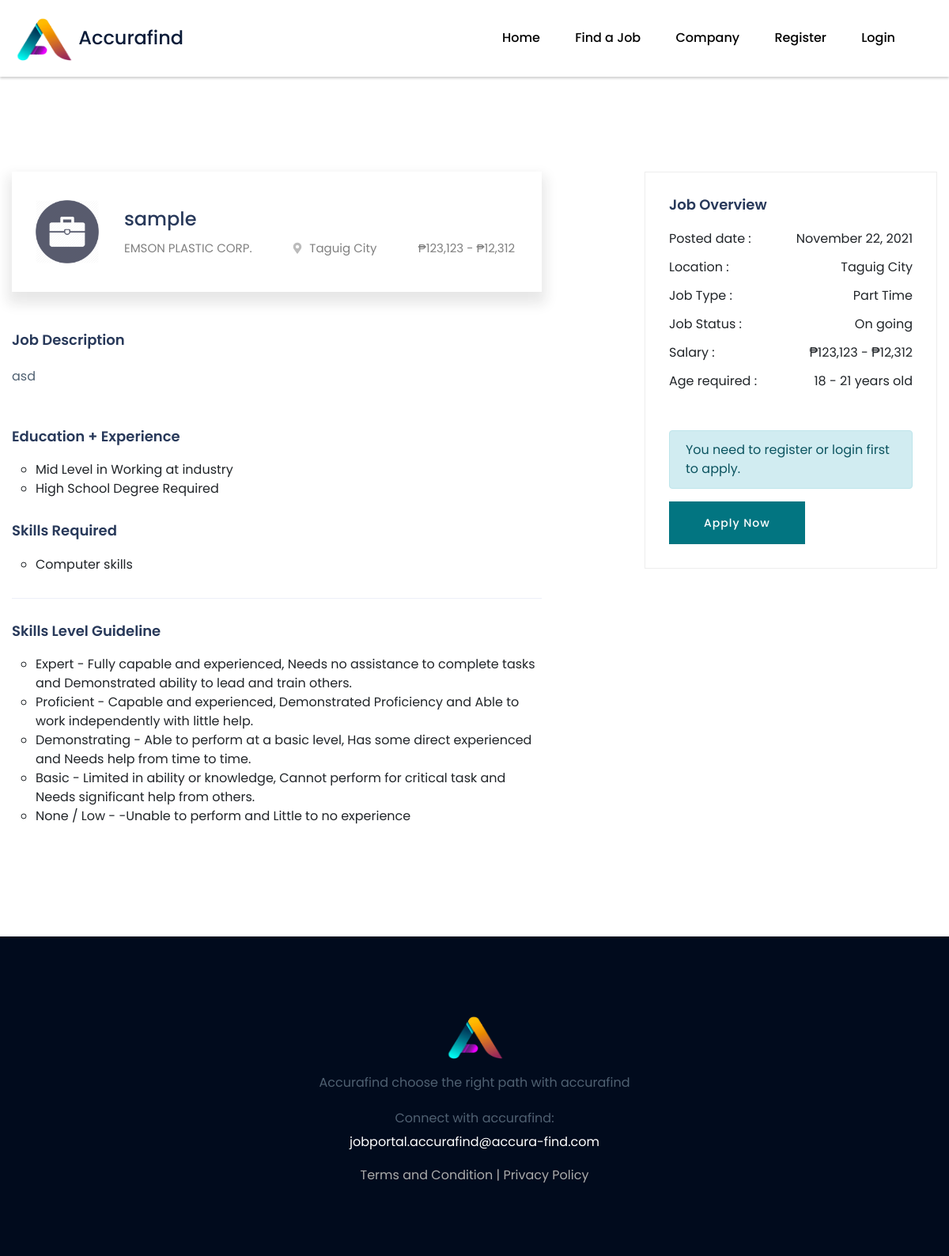
The page /job_details.php?details=8 on the database its author committed.
### tables this page shows
CREATE TABLE `tbljob` (
  `JOBID` int(11) NOT NULL,
  `COMPANYID` int(11) NOT NULL,
  `OCCUPATION_TITLE` varchar(250) NOT NULL,
  `JOB_FIELD` varchar(300) NOT NULL,
  `LOCATION` varchar(250) NOT NULL,
  `STATUS` varchar(90) NOT NULL,
  `SALARY_FROM` double NOT NULL,
  `SALARY_TO` double NOT NULL,
  `WORK_EXPERIENCE` varchar(250) NOT NULL,
  `AGE_FROM` int(11) NOT NULL,
  `AGE_TO` int(11) NOT NULL,
  `SKILLS_LIST` varchar(512) NOT NULL,
  `DESCRIPTION` varchar(1048) NOT NULL,
  `PREFERED_SEX` varchar(30) NOT NULL,
  `EDUCATIONAL` varchar(90) NOT NULL,
  `REMARKS` varchar(90) NOT NULL,
  `DATEPOSTED` date NOT NULL
);

CREATE TABLE `tblcompany` (
  `COMPANYID` int(50) NOT NULL,
  `COMPANY_NAME` varchar(100) NOT NULL,
  `EMAIL` varchar(100) NOT NULL,
  `COMPANY_IMAGE` varchar(2048) NOT NULL,
  `LINK_NAME` varchar(250) NOT NULL,
  `LINK` varchar(1000) NOT NULL,
  `CATEGORYID` int(50) NOT NULL
);

CREATE TABLE `tblskills` (
  `ID` int(11) NOT NULL,
  `SKILLS` varchar(350) NOT NULL,
  `SKILLS_ID` int(11) NOT NULL
);

### job_details.php (the view, shortened to what this page needs)
<?php
include('connection/config.php');
$id = $_GET['details'];
$query = mysqli_query($conn, "SELECT tbljob.*, tblcompany.*, CONCAT('₱', FORMAT(salary_from, 'c'),' - ₱', FORMAT(salary_to, 'c')) AS salaries, CONCAT(age_from,' - ', age_to, ' years old') AS age_range, DATE_FORMAT(DATEPOSTED, '%M %e, %Y') AS date FROM tbljob, tblcompany WHERE JOBID = '$id'");
while ($row = mysqli_fetch_array($query)) {
    $companyname = $row['COMPANY_NAME'];
    $occupation_title = $row['OCCUPATION_TITLE'];
    $location = $row['LOCATION'];
    $job_status = $row['STATUS'];
    $salaries = $row['salaries'];
    $work_experience = $row['WORK_EXPERIENCE'];
    $age_range = $row['age_range'];
    $description = $row['DESCRIPTION'];
    $highest_educational_attainment = $row['EDUCATIONAL'];
    $remarks = $row['REMARKS'];
    $date = $row['date'];
}
?>
<?php include_once "partial/header.php"; ?>
<main>
    <div class="job-post-company pt-120 pb-120">
        <div class="container">
            <div class="row justify-content-between">
                <div class="col-xl-7 col-lg-8">
                    <div class="single-job-items mb-50">
                        <div class="job-items">
                            <div class="company-img company-img-details">
                                <img src="images/icon-job.jpg" width="80px" height="80px" alt="">
                            </div>
                            <div class="job-tittle" style="margin-top: 10px;">
                                <a href="#">
                                    <h4><?php echo $occupation_title; ?></h4>
                                </a>
                                <ul>
                                    <li><?php echo $companyname; ?></li>
                                    <li><i class="fas fa-map-marker-alt"></i><?php echo $location; ?></li>
                                    <li><?php echo $salaries; ?></li>
                                </ul>
                            </div>
                        </div>
                    </div>
                    <div class="job-post-details">
                        <div class="post-details1 mb-50">
                            <div class="small-section-tittle">
                                <h4>Job Description</h4>
                            </div>
                            <p><?php echo $description; ?></p>
                        </div>
                        <div class="post-details2  mb-30">
                            <div class="small-section-tittle">
                                <h4>Education + Experience</h4>
                            </div>
                            <ul>
                                <li><?php echo $work_experience; ?> in Working at industry</li>
                                <li><?php echo $highest_educational_attainment; ?> Required</li>
                            </ul>
                        </div>
                        <div class="post-details2  mb-20">
                            <div class="small-section-tittle">
                                <h4>Skills Required</h4>
                            </div>
                            <?php
                            $get_skill = mysqli_query($conn, "SELECT * FROM tblskills WHERE SKILLS_ID = '$id'");
                            while ($row1 = mysqli_fetch_array($get_skill)) {
                            ?>
                                <ul>
                                    <li><?php echo $row1['SKILLS']; ?></li>
                                </ul>
                            <?php } ?>
                        </div>
                        <hr>
                        <div class="post-details2  mb-20">
                            <div class="small-section-tittle">
                                <h4>Skills Level Guideline</h4>
                            </div>
                            <ul>
                                <li>Expert - Fully capable and experienced, Needs no assistance to complete tasks and Demonstrated ability to lead and train others.</li>
                                <li>Proficient - Capable and experienced, Demonstrated Proficiency and Able to work independently with little help. </li>
                                <li>Demonstrating - Able to perform at a basic level, Has some direct experienced and Needs help from time to time.</li>
                                <li>Basic - Limited in ability or knowledge, Cannot perform for critical task and Needs significant help from others.</li>
                                <li>None / Low - -Unable to perform and Little to no experience</li>
                            </ul>
                        </div>
                    </div>
                </div>
                <div class="col-xl-4 col-lg-4">
                    <div class="post-details3  mb-50">
                        <div class="small-section-tittle">
                            <h4>Job Overview</h4>
                        </div>
                        <ul>
                            <li>Posted date : <span><?php echo $date; ?></span></li>
                            <li>Location : <span><?php echo $location; ?></span></li>
                            <li>Job Type : <span><?php echo $job_status; ?></span></li>
                            <li>Job Status : <span><?php echo $remarks; ?></span></li>
                            <li>Salary : <span><?php echo $salaries; ?></span></li>
                            <li>Age required : <span><?php echo $age_range; ?></span></li>
                        </ul>
                        <div class="alert alert-info" role="alert">
                            You need to register or login first to apply.
                        </div>
                        <div class="apply-btn2">
                            <a href="register.php" class="btn">Apply Now</a>
                        </div>
                    </div>
                </div>
            </div>
        </div>
    </div>
</main>
<?php include_once "partial/footer.php"; ?>

### rows shown on the page
tbljob: OCCUPATION_TITLE "sample", LOCATION "Taguig City", DESCRIPTION "asd", WORK_EXPERIENCE "Mid Level", EDUCATIONAL "High School Degree", STATUS "Part Time", REMARKS "On going"
tblcompany: COMPANY_NAME "EMSON PLASTIC CORP."
tblskills: SKILLS "Computer skills"

### other values the page prints
$salaries "₱123,123 - ₱12,312"
$date "November 22, 2021"
$age_range "18 - 21 years old"
